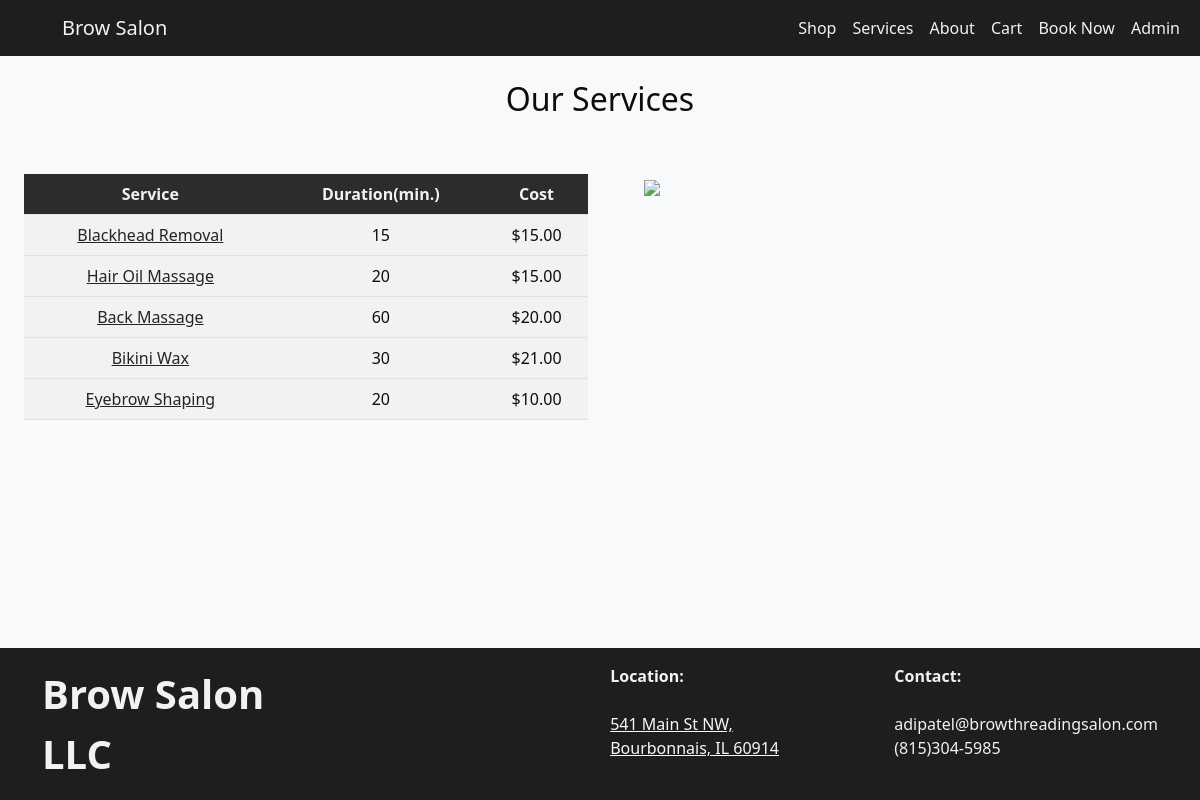
The page /services/ (signed in) on the database its author committed.
### salon/models.py (models this page shows)
class Service(models.Model):
    name = models.CharField(max_length=100)  # Service name
    duration = models.PositiveIntegerField()  # Duration in minutes
    cost = models.DecimalField(max_digits=6, decimal_places=2) # Cost of Service

### salon/views.py (the view)
# urls.py: path("services/", views.services, name="services"),
def services(request):
    all_services = Service.objects.all()
    return render(request, 'services.html', {'services':all_services})

### salon/templates/services.html (shortened to what this page needs)
{% extends "base.html" %}
{% block content %}
<h2 class="text-center container-fluid">Our Services</h2><br><br>
<div class="container-fluid">
  <div class="row">
      <div class="col-sm">
        <table class="table text-center container-fluid">
            <thead>
              <tr>
                <th scope="col">Service</th>
                <th scope="col">Duration(min.)</th>
                <th scope="col">Cost</th>
              </tr>
            </thead>
            <tbody>
            {% for service in services %}
              <tr class="text-center">
                <td><a class="text-dark" href="{% url 'booking' %}">{{service.name}}</a></td>
                <td>{{service.duration}}</td>
                <td>${{service.cost}}</td>
              </tr>
            {% endfor %}
            </tbody>
        </table>
      </div>
      <div class="col-sm text-center">
        <img class="img img-fluid text-center" style="max-width: 500px; width: 100%;"  src="https://img.freepik.com/free-photo/woman-going-through-microblading-treatment_23-2149103138.jpg">
      </div>
    </div>
  </div>
  <div class="clear" style=" clear: both; height: 238px;"></div>
{% endblock %}

### salon/templates/base.html (shortened to what this page needs)
<!doctype html>
<html lang="en">
  <head>
    <link href="https://cdn.jsdelivr.net/npm/bootstrap@5.3.3/dist/css/bootstrap.min.css" rel="stylesheet">
  </head>
  <body class="bg-light">
    <nav class=" navbar navbar-expand-lg navbar-dark sticky-top" role="navigation">
      <div class="container-fluid">
          <a class="navbar-brand text-light" href="{% url 'index' %}" style="text-indent: 50px;">Brow Salon</a>
          <div class="navbar-nav ms-auto">
            <a class="p-2 nav-item nav-link text-light" href="{% url 'shop' %}">Shop</a>
            <a class="p-2 nav-item nav-link text-light" href="{% url 'services' %}">Services</a>
            <a class="p-2 nav-item nav-link text-light" href="{% url 'about' %}">About</a>
            {% if user.is_authenticated %}
              <a class="p-2 nav-item nav-link text-light" href="{% url 'view_cart' %}">Cart</a>
            {% endif %}
            <a class="p-2 nav-item nav-link text-light" href="{% url 'booking' %}">Book Now</a>
            {% if user.is_authenticated %}
              <a class="p-2 nav-item nav-link text-light" href="{% url 'profile' %}">{{request.user.username}}</a>
            {% else %}
              <a class="p-2 nav-item nav-link text-light" href="{% url 'login_page' %}">Sign up/Login</a>
            {% endif %}
          </div>
        </div>
    </nav>
    <div id="content" class="container-fluid mt-4">
      {% block content %}{% endblock %}
    </div>
    <footer class="fixed-bottom footer bg-light text-center py-3 mt-5">
      <div class="container">
          <div class="row">
            <div class="col-sm text-start fw-bold fs-1">Brow Salon LLC</div>
            <div class="col-sm"></div>
            <div class="col-sm text-start">
              <div class="fw-bold">Location:</div>
              <br><a href="https://maps.app.goo.gl/2ETaq5atgXUMQaVm8" class="link-light">541 Main St NW,<br>Bourbonnais, IL 60914</a></div>
            <div class="col-sm text-start">
              <div class="fw-bold">Contact:</div>
              <br>adipatel@browthreadingsalon.com<br>(815)304-5985</div>
          </div>
      </div>
    </footer>
  </body>
</html>

### salon/templates/base.html (style rules this page uses)
body { background-color: #f2f2f0; color: #0d0d0d; }
.navbar { background-color: #1E1E1E !important; }
.navbar .nav-link, .navbar .navbar-brand { color: #f2f2f0 !important; }
.footer { background-color: #1E1E1E !important; color: #f2f2f0 !important; }
.table { background-color: #bde8f1 !important; color: #0d0d0d !important; }
.table th { background-color: #2C2C2C !important; color: #f2f2f0 !important; }
.table td { background-color: #f2f2f0 !important; color: #0d0d0d !important; }
.img { display: inline-block; width:100%; max-width:400px; }
#content { height: 50vh; }

### rows shown on the page
Service: name "Blackhead Removal", duration "15", cost "15.00"
Service: name "Hair Oil Massage", duration "20", cost "15.00"
Service: name "Back Massage", duration "60", cost "20.00"
Service: name "Bikini Wax", duration "30", cost "21.00"
Service: name "Eyebrow Shaping", duration "20", cost "10.00"

### other values the page prints
{{ request.user.username }} "Admin"
